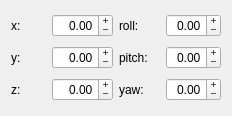
<?xml version="1.0" encoding="UTF-8"?>
<ui version="4.0">
 <class>WidgetTransform</class>
 <widget class="QWidget" name="WidgetTransform">
  <property name="geometry">
   <rect>
    <x>0</x>
    <y>0</y>
    <width>232</width>
    <height>116</height>
   </rect>
  </property>
  <property name="windowTitle">
   <string>Transform</string>
  </property>
  <layout class="QHBoxLayout" name="horizontalLayout_7">
   <item>
    <layout class="QVBoxLayout" name="verticalLayout">
     <item>
      <layout class="QHBoxLayout" name="horizontalLayout">
       <item>
        <widget class="QLabel" name="label">
         <property name="text">
          <string>x:</string>
         </property>
        </widget>
       </item>
       <item>
        <widget class="QDoubleSpinBox" name="doubleSpinBoxTx">
         <property name="alignment">
          <set>Qt::AlignRight|Qt::AlignTrailing|Qt::AlignVCenter</set>
         </property>
         <property name="buttonSymbols">
          <enum>QAbstractSpinBox::PlusMinus</enum>
         </property>
         <property name="minimum">
          <double>-20.000000000000000</double>
         </property>
         <property name="maximum">
          <double>20.000000000000000</double>
         </property>
         <property name="singleStep">
          <double>0.010000000000000</double>
         </property>
        </widget>
       </item>
      </layout>
     </item>
     <item>
      <layout class="QHBoxLayout" name="horizontalLayout_2">
       <item>
        <widget class="QLabel" name="label_2">
         <property name="text">
          <string>y:</string>
         </property>
        </widget>
       </item>
       <item>
        <widget class="QDoubleSpinBox" name="doubleSpinBoxTy">
         <property name="alignment">
          <set>Qt::AlignRight|Qt::AlignTrailing|Qt::AlignVCenter</set>
         </property>
         <property name="buttonSymbols">
          <enum>QAbstractSpinBox::PlusMinus</enum>
         </property>
         <property name="minimum">
          <double>-20.000000000000000</double>
         </property>
         <property name="maximum">
          <double>20.000000000000000</double>
         </property>
         <property name="singleStep">
          <double>0.010000000000000</double>
         </property>
        </widget>
       </item>
      </layout>
     </item>
     <item>
      <layout class="QHBoxLayout" name="horizontalLayout_3">
       <item>
        <widget class="QLabel" name="label_3">
         <property name="text">
          <string>z:</string>
         </property>
        </widget>
       </item>
       <item>
        <widget class="QDoubleSpinBox" name="doubleSpinBoxTz">
         <property name="alignment">
          <set>Qt::AlignRight|Qt::AlignTrailing|Qt::AlignVCenter</set>
         </property>
         <property name="buttonSymbols">
          <enum>QAbstractSpinBox::PlusMinus</enum>
         </property>
         <property name="minimum">
          <double>-20.000000000000000</double>
         </property>
         <property name="maximum">
          <double>20.000000000000000</double>
         </property>
         <property name="singleStep">
          <double>0.010000000000000</double>
         </property>
        </widget>
       </item>
      </layout>
     </item>
    </layout>
   </item>
   <item>
    <layout class="QVBoxLayout" name="verticalLayout_2">
     <item>
      <layout class="QHBoxLayout" name="horizontalLayout_4">
       <item>
        <widget class="QLabel" name="label_4">
         <property name="text">
          <string>roll:</string>
         </property>
        </widget>
       </item>
       <item>
        <widget class="QDoubleSpinBox" name="doubleSpinBoxRr">
         <property name="alignment">
          <set>Qt::AlignRight|Qt::AlignTrailing|Qt::AlignVCenter</set>
         </property>
         <property name="buttonSymbols">
          <enum>QAbstractSpinBox::PlusMinus</enum>
         </property>
         <property name="minimum">
          <double>-3.140000000000000</double>
         </property>
         <property name="maximum">
          <double>3.140000000000000</double>
         </property>
         <property name="singleStep">
          <double>0.010000000000000</double>
         </property>
        </widget>
       </item>
      </layout>
     </item>
     <item>
      <layout class="QHBoxLayout" name="horizontalLayout_5">
       <item>
        <widget class="QLabel" name="label_5">
         <property name="text">
          <string>pitch:</string>
         </property>
        </widget>
       </item>
       <item>
        <widget class="QDoubleSpinBox" name="doubleSpinBoxRp">
         <property name="alignment">
          <set>Qt::AlignRight|Qt::AlignTrailing|Qt::AlignVCenter</set>
         </property>
         <property name="buttonSymbols">
          <enum>QAbstractSpinBox::PlusMinus</enum>
         </property>
         <property name="minimum">
          <double>-3.140000000000000</double>
         </property>
         <property name="maximum">
          <double>3.140000000000000</double>
         </property>
         <property name="singleStep">
          <double>0.010000000000000</double>
         </property>
        </widget>
       </item>
      </layout>
     </item>
     <item>
      <layout class="QHBoxLayout" name="horizontalLayout_6">
       <item>
        <widget class="QLabel" name="label_6">
         <property name="text">
          <string>yaw:</string>
         </property>
        </widget>
       </item>
       <item>
        <widget class="QDoubleSpinBox" name="doubleSpinBoxRy">
         <property name="alignment">
          <set>Qt::AlignRight|Qt::AlignTrailing|Qt::AlignVCenter</set>
         </property>
         <property name="buttonSymbols">
          <enum>QAbstractSpinBox::PlusMinus</enum>
         </property>
         <property name="minimum">
          <double>-3.140000000000000</double>
         </property>
         <property name="maximum">
          <double>3.140000000000000</double>
         </property>
         <property name="singleStep">
          <double>0.010000000000000</double>
         </property>
        </widget>
       </item>
      </layout>
     </item>
    </layout>
   </item>
  </layout>
 </widget>
 <resources/>
 <connections/>
</ui>
